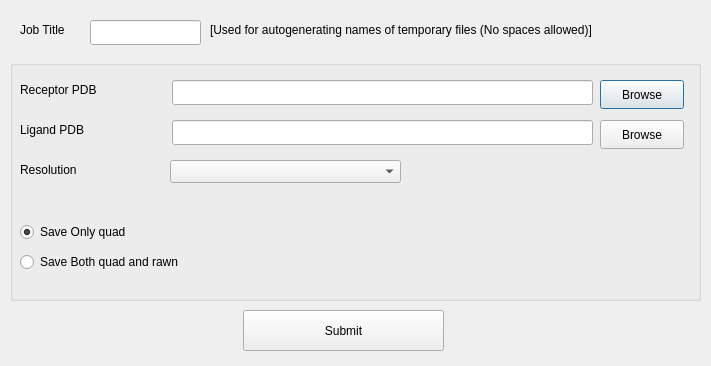
<ui version="4.0" >
 <class>quadGenUI</class>
 <widget class="QDialog" name="quadGenUI" >
  <property name="geometry" >
   <rect>
    <x>0</x>
    <y>0</y>
    <width>711</width>
    <height>366</height>
   </rect>
  </property>
  <property name="windowTitle" >
   <string>Submit quad generation job</string>
  </property>
  <widget class="QGroupBox" name="groupBox" >
   <property name="geometry" >
    <rect>
     <x>10</x>
     <y>60</y>
     <width>691</width>
     <height>241</height>
    </rect>
   </property>
   <property name="title" >
    <string/>
   </property>
   <widget class="QPushButton" name="receptorButton" >
    <property name="geometry" >
     <rect>
      <x>590</x>
      <y>20</y>
      <width>84</width>
      <height>29</height>
     </rect>
    </property>
    <property name="text" >
     <string>Browse</string>
    </property>
   </widget>
   <widget class="QPushButton" name="ligandButton" >
    <property name="geometry" >
     <rect>
      <x>590</x>
      <y>60</y>
      <width>84</width>
      <height>29</height>
     </rect>
    </property>
    <property name="text" >
     <string>Browse</string>
    </property>
   </widget>
   <widget class="QLineEdit" name="receptorTextBox" >
    <property name="geometry" >
     <rect>
      <x>162</x>
      <y>20</y>
      <width>421</width>
      <height>25</height>
     </rect>
    </property>
   </widget>
   <widget class="QLineEdit" name="ligandTextBox" >
    <property name="geometry" >
     <rect>
      <x>162</x>
      <y>60</y>
      <width>421</width>
      <height>25</height>
     </rect>
    </property>
   </widget>
   <widget class="QComboBox" name="resolutionCombo" >
    <property name="geometry" >
     <rect>
      <x>160</x>
      <y>100</y>
      <width>231</width>
      <height>23</height>
     </rect>
    </property>
   </widget>
   <widget class="QLabel" name="label" >
    <property name="geometry" >
     <rect>
      <x>10</x>
      <y>20</y>
      <width>141</width>
      <height>20</height>
     </rect>
    </property>
    <property name="text" >
     <string>Receptor PDB</string>
    </property>
   </widget>
   <widget class="QLabel" name="label_2" >
    <property name="geometry" >
     <rect>
      <x>10</x>
      <y>60</y>
      <width>141</width>
      <height>20</height>
     </rect>
    </property>
    <property name="text" >
     <string>Ligand PDB</string>
    </property>
   </widget>
   <widget class="QLabel" name="label_3" >
    <property name="geometry" >
     <rect>
      <x>10</x>
      <y>100</y>
      <width>141</width>
      <height>20</height>
     </rect>
    </property>
    <property name="text" >
     <string>Resolution</string>
    </property>
   </widget>
  </widget>
  <widget class="QPushButton" name="submitButton" >
   <property name="geometry" >
    <rect>
     <x>243</x>
     <y>310</y>
     <width>201</width>
     <height>41</height>
    </rect>
   </property>
   <property name="text" >
    <string>Submit</string>
   </property>
  </widget>
  <widget class="QLabel" name="label_4" >
   <property name="geometry" >
    <rect>
     <x>20</x>
     <y>20</y>
     <width>71</width>
     <height>20</height>
    </rect>
   </property>
   <property name="text" >
    <string>Job Title </string>
   </property>
  </widget>
  <widget class="QLineEdit" name="titleTextBox" >
   <property name="geometry" >
    <rect>
     <x>90</x>
     <y>20</y>
     <width>111</width>
     <height>25</height>
    </rect>
   </property>
  </widget>
  <widget class="QLabel" name="label_5" >
   <property name="geometry" >
    <rect>
     <x>210</x>
     <y>20</y>
     <width>481</width>
     <height>20</height>
    </rect>
   </property>
   <property name="text" >
    <string>[Used for autogenerating names of temporary files (No spaces allowed)]</string>
   </property>
  </widget>
  <widget class="QRadioButton" name="saveQuadButton" >
   <property name="geometry" >
    <rect>
     <x>20</x>
     <y>220</y>
     <width>161</width>
     <height>24</height>
    </rect>
   </property>
   <property name="text" >
    <string>Save Only quad</string>
   </property>
   <property name="checked" >
    <bool>true</bool>
   </property>
  </widget>
  <widget class="QRadioButton" name="saveRAWNButton" >
   <property name="geometry" >
    <rect>
     <x>20</x>
     <y>250</y>
     <width>251</width>
     <height>24</height>
    </rect>
   </property>
   <property name="text" >
    <string>Save Both quad and rawn</string>
   </property>
   <property name="checked" >
    <bool>false</bool>
   </property>
  </widget>
 </widget>
 <resources/>
 <connections/>
</ui>
